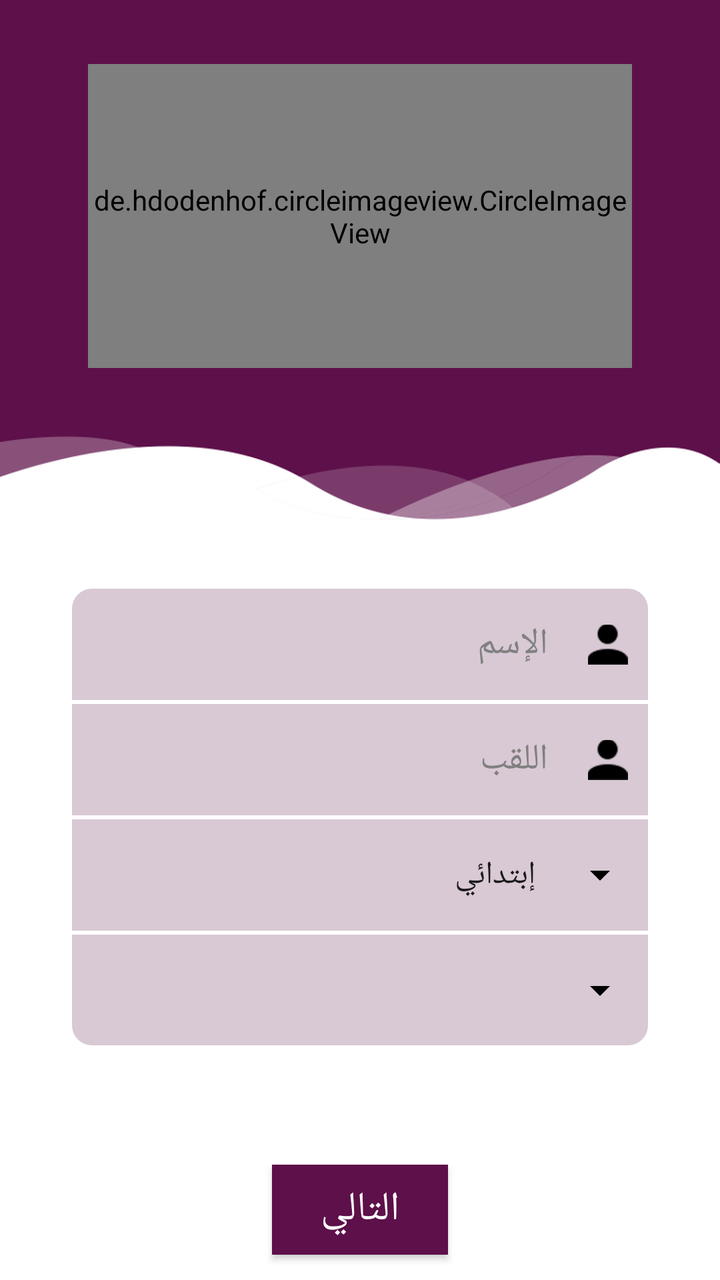
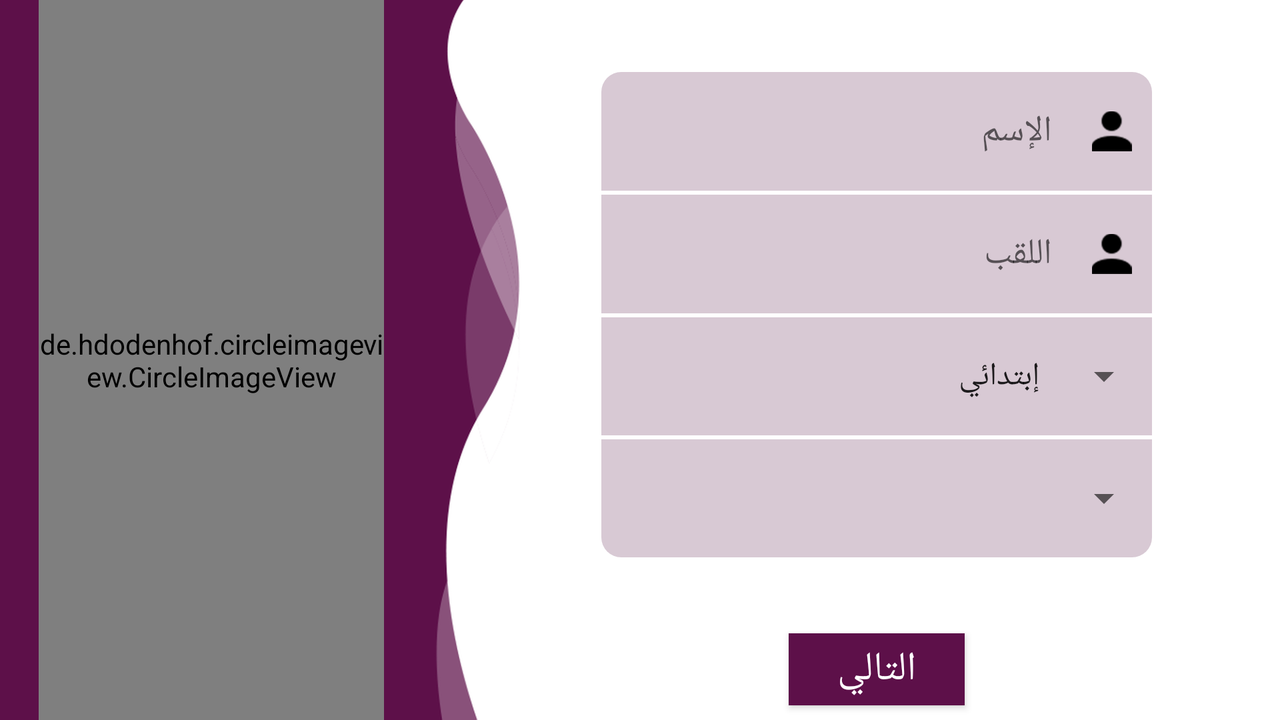

One screen, two layout resources from the same app: the default and the repository's alternative for another configuration. Each is rendered where Android would select it; the XML of both is given below.
<!-- AndroidManifest.xml: application theme AppTheme -->
<!-- res/layout/save_info_fragment_1.xml -->
<?xml version="1.0" encoding="utf-8"?>
<layout xmlns:android="http://schemas.android.com/apk/res/android"
    xmlns:app="http://schemas.android.com/apk/res-auto"
    xmlns:tools="http://schemas.android.com/tools">
    
        
            
            
    
    <android.support.constraint.ConstraintLayout
        android:layout_width="match_parent"
        android:layout_height="match_parent"
        android:background="@drawable/add_acount_background"
        tools:context=".SigneIn.Fragments.Fragment1">
        <de.hdodenhof.circleimageview.CircleImageView
            android:id="@+id/signeInImage"
            android:layout_width="0dp"
            android:layout_height="0dp"
            android:layout_marginBottom="8dp"
            android:layout_marginEnd="8dp"
            android:layout_marginLeft="8dp"
            android:layout_marginRight="8dp"
            android:layout_marginStart="8dp"
            android:layout_marginTop="32dp"
            android:src="@drawable/signe_in_holder"
            app:layout_constraintBottom_toTopOf="@+id/guideline2"
            app:layout_constraintEnd_toStartOf="@+id/guideline6"
            app:layout_constraintHorizontal_bias="0.498"
            app:layout_constraintStart_toStartOf="@+id/guideline5"
            app:layout_constraintTop_toTopOf="parent" />


        <android.support.constraint.Guideline
            android:id="@+id/guideline2"
            android:layout_width="wrap_content"
            android:layout_height="wrap_content"
            android:orientation="horizontal"
            app:layout_constraintGuide_percent="0.3" />

        <LinearLayout
            android:id="@+id/linearLayout2"
            android:layout_width="0dp"
            android:layout_height="0dp"
            android:orientation="vertical"
            app:layout_constraintBottom_toTopOf="@+id/guideline4"
            app:layout_constraintEnd_toStartOf="@+id/guideline6"
            app:layout_constraintStart_toStartOf="@+id/guideline5"
            app:layout_constraintTop_toTopOf="@+id/guideline3">

            <LinearLayout
                android:layout_width="match_parent"
                android:layout_height="match_parent"
                android:layout_marginBottom="2dp"
                android:layout_weight="1"
                android:background="@drawable/name_background"
                android:orientation="horizontal"
                android:paddingBottom="5dp"
                android:paddingLeft="10dp"
                android:paddingRight="10dp"
                android:paddingTop="5dp">

                
                <EditText
                        android:id="@+id/signe_in_name"
                        android:layout_width="match_parent"
                        android:layout_height="match_parent"
                        android:layout_marginRight="20dp"
                        android:layout_weight="1"
                        android:background="#00ffffff"
                        android:ems="10"
                        android:hint="@string/name"
                        android:inputType="textPersonName"
                        android:textDirection="rtl" android:textColor="#000" android:textColorHint="#808080"/>

                <ImageView
                    android:id="@+id/imageView1"
                    android:layout_width="20dp"
                    android:layout_height="match_parent"
                    android:layout_weight="0"
                    android:src="@drawable/add_acount_name_icon" />
            </LinearLayout>

            <LinearLayout
                android:layout_width="match_parent"
                android:layout_height="match_parent"
                android:layout_marginBottom="2dp"
                android:layout_weight="1"
                android:background="#D8C9D4"
                android:orientation="horizontal"
                android:paddingBottom="5dp"
                android:paddingLeft="10dp"
                android:paddingRight="10dp"
                android:paddingTop="5dp">

                

                <EditText
                        android:id="@+id/signeInPrenom"
                        android:layout_width="match_parent"
                        android:layout_height="match_parent"
                        android:layout_marginRight="20dp"
                        android:layout_weight="1"
                        android:background="#00ffffff"
                        android:ems="10"
                        android:hint="@string/famillyname"
                        android:inputType="textPersonName"
                        android:textDirection="rtl" android:textColor="#000" android:textColorHint="#808080"/>

                <ImageView
                    android:id="@+id/imageView2"
                    android:layout_width="20dp"
                    android:layout_height="match_parent"
                    android:layout_weight="0"
                    android:src="@drawable/add_acount_name_icon" />
            </LinearLayout>

            <LinearLayout
                android:layout_width="match_parent"
                android:layout_height="match_parent"
                android:layout_marginBottom="2dp"
                android:layout_weight="1"
                android:background="#D8C9D4"
                android:orientation="horizontal"
                android:paddingBottom="5dp"
                android:paddingLeft="10dp"
                android:paddingTop="5dp">

                <Spinner
                        android:id="@+id/signeInStage"
                        android:layout_width="match_parent"
                        android:layout_height="match_parent"
                        android:layout_weight="1"
                        android:entries="@array/stage"
                        style="@style/Widget.AppCompat.Light.ActionBar"
                        android:gravity="right"
                        android:spinnerMode="dropdown" android:popupBackground="#000" android:backgroundTint="#000"/>

            </LinearLayout>

            <LinearLayout
                android:layout_width="match_parent"
                android:layout_height="match_parent"
                android:layout_marginBottom="2dp"
                android:layout_weight="1"
                android:background="@drawable/year_background"
                android:orientation="horizontal"
                android:paddingBottom="5dp"
                android:paddingLeft="10dp"
                android:paddingTop="5dp">

                <Spinner
                        android:id="@+id/signeInYear"
                        android:layout_width="match_parent"
                        android:layout_height="match_parent"
                        android:layout_weight="1"
                        android:gravity="right"
                        android:spinnerMode="dropdown" android:backgroundTint="#000"/>

            </LinearLayout>

        </LinearLayout>

        <android.support.constraint.Guideline
            android:id="@+id/guideline3"
            android:layout_width="wrap_content"
            android:layout_height="wrap_content"
            android:orientation="horizontal"
            app:layout_constraintGuide_percent="0.46" />

        <android.support.constraint.Guideline
            android:id="@+id/guideline4"
            android:layout_width="wrap_content"
            android:layout_height="wrap_content"
            android:orientation="horizontal"
            app:layout_constraintGuide_percent="0.82" />

        <android.support.constraint.Guideline
            android:id="@+id/guideline5"
            android:layout_width="wrap_content"
            android:layout_height="wrap_content"
            android:orientation="vertical"
            app:layout_constraintGuide_percent="0.1" />

        <android.support.constraint.Guideline
            android:id="@+id/guideline6"
            android:layout_width="wrap_content"
            android:layout_height="wrap_content"
            android:orientation="vertical"
            app:layout_constraintGuide_percent="0.9" />

        <Button
            android:id="@+id/signeInNextBtn"
            android:layout_width="wrap_content"
            android:layout_height="0dp"
            android:background="@color/colorPrimary"
            android:text="@string/next"
            android:textColor="#fff"
            android:textSize="20sp"
            app:layout_constraintBottom_toTopOf="@+id/guideline8"
            app:layout_constraintEnd_toEndOf="parent"
            app:layout_constraintStart_toStartOf="parent"
            app:layout_constraintTop_toTopOf="@+id/guideline7" />

        <android.support.constraint.Guideline
            android:id="@+id/guideline7"
            android:layout_width="wrap_content"
            android:layout_height="wrap_content"
            android:orientation="horizontal"
            app:layout_constraintGuide_percent="0.91" />

        <android.support.constraint.Guideline
            android:id="@+id/guideline8"
            android:layout_width="wrap_content"
            android:layout_height="wrap_content"
            android:orientation="horizontal"
            app:layout_constraintGuide_percent="0.98" />

    </android.support.constraint.ConstraintLayout>

</layout>
<!-- resources referenced by this layout -->
<resources>
  <string-array name="stage">
          <item>إبتدائي</item>
          <item>متوسطة</item>
          <item>ثانوية</item>
          <item>جامعة</item>
      </string-array>
  <color name="colorPrimary">#5D1049</color>
  <!-- drawable add_acount_background: png bitmap (drawable-ldpi, 6746 bytes) -->
  <!-- drawable add_acount_name_icon: png bitmap (drawable, 785 bytes) -->
  <!-- drawable name_background (drawable) -->
  <?xml version="1.0" encoding="utf-8"?>
  <shape xmlns:android="http://schemas.android.com/apk/res/android">
      <solid android:color="#D8C9D4"/>
      <corners android:topLeftRadius="10dp" android:topRightRadius="10dp"/>
  
  </shape>
  <!-- drawable signe_in_holder: png bitmap (drawable, 14829 bytes) -->
  <!-- drawable year_background (drawable) -->
  <?xml version="1.0" encoding="utf-8"?>
  <shape xmlns:android="http://schemas.android.com/apk/res/android">
      <solid android:color="#D8C9D4"/>
      <corners android:bottomLeftRadius="10dp" android:bottomRightRadius="10dp"/>
  
  </shape>
  <string name="famillyname">اللقب</string>
  <string name="name">الإسم</string>
  <string name="next">التالي</string>
  <style name="AppTheme" parent="Theme.AppCompat.Light.DarkActionBar">
          <item name="colorPrimary">@color/colorPrimary</item>
          <item name="colorPrimaryDark">@color/colorPrimaryDark</item>
          <item name="colorAccent">@color/colorAccent</item>
      </style>
  <color name="colorPrimaryDark">#4F0A3A</color>
  <color name="colorAccent">#FF4081</color>
</resources>
<!-- res/layout-land/save_info_fragment_1.xml (the repository's variant of the layout above) -->
<!-- drawn on the phone turned sideways -->
<?xml version="1.0" encoding="utf-8"?>
<layout xmlns:android="http://schemas.android.com/apk/res/android"
    xmlns:app="http://schemas.android.com/apk/res-auto"
    xmlns:tools="http://schemas.android.com/tools">

    <data>
    </data>

    <android.support.constraint.ConstraintLayout
        android:layout_width="match_parent"
        android:layout_height="match_parent"
        android:background="@drawable/add_acount_background_landscape"
        tools:context=".signeIN.SigneInFragment1">

        <de.hdodenhof.circleimageview.CircleImageView
            android:id="@+id/signeInImage"
            android:layout_width="0dp"
            android:layout_height="0dp"
            android:src="@drawable/signe_in_holder"
            app:layout_constraintBottom_toBottomOf="parent"
            app:layout_constraintEnd_toStartOf="@+id/guideline6"
            app:layout_constraintStart_toStartOf="@+id/guideline5"
            app:layout_constraintTop_toTopOf="parent"
            app:layout_constraintVertical_bias="0.498" />


        <android.support.constraint.Guideline
            android:id="@+id/guideline2"
            android:layout_width="wrap_content"
            android:layout_height="wrap_content"
            android:orientation="horizontal"
            app:layout_constraintGuide_percent="0.1" />

        <LinearLayout
            android:id="@+id/linearLayout2"
            android:layout_width="0dp"
            android:layout_height="0dp"
            android:orientation="vertical"
            app:layout_constraintBottom_toTopOf="@+id/guideline4"
            app:layout_constraintEnd_toStartOf="@+id/guideline9"
            app:layout_constraintStart_toStartOf="@+id/guideline10"
            app:layout_constraintTop_toTopOf="@+id/guideline2">

            <LinearLayout
                android:layout_width="match_parent"
                android:layout_height="match_parent"
                android:layout_marginBottom="2dp"
                android:layout_weight="1"
                android:background="@drawable/name_background"
                android:orientation="horizontal"
                android:paddingBottom="5dp"
                android:paddingLeft="10dp"
                android:paddingRight="10dp"
                android:paddingTop="5dp">

                <EditText
                    android:id="@+id/signe_in_name"
                    android:layout_width="match_parent"
                    android:layout_height="match_parent"
                    android:layout_marginRight="20dp"
                    android:layout_weight="1"
                    android:background="#00ffffff"
                    android:ems="10"
                    android:hint="@string/name"
                    android:inputType="textPersonName"
                    android:textDirection="rtl" />

                <ImageView
                    android:id="@+id/imageView1"
                    android:layout_width="20dp"
                    android:layout_height="match_parent"
                    android:layout_weight="0"
                    android:src="@drawable/add_acount_name_icon" />
            </LinearLayout>

            <LinearLayout
                android:layout_width="match_parent"
                android:layout_height="match_parent"
                android:layout_marginBottom="2dp"
                android:layout_weight="1"
                android:background="#D8C9D4"
                android:orientation="horizontal"
                android:paddingBottom="5dp"
                android:paddingLeft="10dp"
                android:paddingRight="10dp"
                android:paddingTop="5dp">

                <EditText
                    android:id="@+id/signeInPrenom"
                    android:layout_width="match_parent"
                    android:layout_height="match_parent"
                    android:layout_marginRight="20dp"
                    android:layout_weight="1"
                    android:background="#00ffffff"
                    android:ems="10"
                    android:hint="@string/famillyname"
                    android:inputType="textPersonName"
                    android:textDirection="rtl" />

                <ImageView
                    android:id="@+id/imageView2"
                    android:layout_width="20dp"
                    android:layout_height="match_parent"
                    android:layout_weight="0"
                    android:src="@drawable/add_acount_name_icon" />
            </LinearLayout>

            <LinearLayout
                android:layout_width="match_parent"
                android:layout_height="match_parent"
                android:layout_marginBottom="2dp"
                android:layout_weight="1"
                android:background="#D8C9D4"
                android:orientation="horizontal"
                android:paddingBottom="5dp"
                android:paddingLeft="10dp"
                android:paddingTop="5dp">

                <Spinner
                    android:id="@+id/signeInStage"
                    android:layout_width="match_parent"
                    android:layout_height="match_parent"
                    android:layout_weight="1"
                    android:entries="@array/stage"
                    android:gravity="right"
                    android:spinnerMode="dropdown" />

            </LinearLayout>

            <LinearLayout
                android:layout_width="match_parent"
                android:layout_height="match_parent"
                android:layout_marginBottom="2dp"
                android:layout_weight="1"
                android:background="@drawable/year_background"
                android:orientation="horizontal"
                android:paddingBottom="5dp"
                android:paddingLeft="10dp"
                android:paddingTop="5dp">

                <Spinner
                    android:id="@+id/signeInYear"
                    android:layout_width="match_parent"
                    android:layout_height="match_parent"
                    android:layout_weight="1"
                    android:gravity="right"
                    android:spinnerMode="dropdown" />

            </LinearLayout>

        </LinearLayout>

        <android.support.constraint.Guideline
            android:id="@+id/guideline4"
            android:layout_width="wrap_content"
            android:layout_height="wrap_content"
            android:orientation="horizontal"
            app:layout_constraintGuide_percent="0.78" />

        <android.support.constraint.Guideline
            android:id="@+id/guideline5"
            android:layout_width="wrap_content"
            android:layout_height="wrap_content"
            android:orientation="vertical"
            app:layout_constraintGuide_percent="0.03" />

        <android.support.constraint.Guideline
            android:id="@+id/guideline6"
            android:layout_width="wrap_content"
            android:layout_height="wrap_content"
            android:orientation="vertical"
            app:layout_constraintGuide_percent="0.3" />

        <Button
            android:id="@+id/signeInNextBtn"
            android:layout_width="wrap_content"
            android:layout_height="0dp"
            android:background="@color/colorPrimary"
            android:text="@string/next"
            android:textColor="#fff"
            android:textSize="20sp"
            app:layout_constraintBottom_toTopOf="@+id/guideline8"
            app:layout_constraintEnd_toEndOf="parent"
            app:layout_constraintStart_toStartOf="@+id/guideline"
            app:layout_constraintTop_toTopOf="@+id/guideline7"
            app:layout_constraintVertical_bias="0.0" />

        <android.support.constraint.Guideline
            android:id="@+id/guideline7"
            android:layout_width="wrap_content"
            android:layout_height="wrap_content"
            android:orientation="horizontal"
            app:layout_constraintGuide_percent="0.88" />

        <android.support.constraint.Guideline
            android:id="@+id/guideline8"
            android:layout_width="wrap_content"
            android:layout_height="wrap_content"
            android:orientation="horizontal"
            app:layout_constraintGuide_percent="0.98" />

        <android.support.constraint.Guideline
            android:id="@+id/guideline"
            android:layout_width="wrap_content"
            android:layout_height="wrap_content"
            android:orientation="vertical"
            app:layout_constraintGuide_percent="0.37" />

        <android.support.constraint.Guideline
            android:id="@+id/guideline9"
            android:layout_width="wrap_content"
            android:layout_height="wrap_content"
            android:orientation="vertical"
            app:layout_constraintGuide_percent="0.9" />

        <android.support.constraint.Guideline
            android:id="@+id/guideline10"
            android:layout_width="wrap_content"
            android:layout_height="wrap_content"
            android:orientation="vertical"
            app:layout_constraintGuide_percent="0.47" />

    </android.support.constraint.ConstraintLayout>
</layout>
<!-- resources referenced by the variant -->
<!-- as the phone turned sideways resolves them -->
<resources>
  <string-array name="stage">
          <item>إبتدائي</item>
          <item>متوسطة</item>
          <item>ثانوية</item>
          <item>جامعة</item>
      </string-array>
  <color name="colorPrimary">#5D1049</color>
  <!-- drawable add_acount_background_landscape: png bitmap (drawable, 20259 bytes) -->
  <!-- drawable add_acount_name_icon: png bitmap (drawable, 785 bytes) -->
  <!-- drawable name_background (drawable) -->
  <?xml version="1.0" encoding="utf-8"?>
  <shape xmlns:android="http://schemas.android.com/apk/res/android">
      <solid android:color="#D8C9D4"/>
      <corners android:topLeftRadius="10dp" android:topRightRadius="10dp"/>
  
  </shape>
  <!-- drawable signe_in_holder: png bitmap (drawable, 14829 bytes) -->
  <!-- drawable year_background (drawable) -->
  <?xml version="1.0" encoding="utf-8"?>
  <shape xmlns:android="http://schemas.android.com/apk/res/android">
      <solid android:color="#D8C9D4"/>
      <corners android:bottomLeftRadius="10dp" android:bottomRightRadius="10dp"/>
  
  </shape>
  <string name="famillyname">اللقب</string>
  <string name="name">الإسم</string>
  <string name="next">التالي</string>
  <style name="AppTheme" parent="Theme.AppCompat.Light.DarkActionBar">
          <item name="colorPrimary">@color/colorPrimary</item>
          <item name="colorPrimaryDark">@color/colorPrimaryDark</item>
          <item name="colorAccent">@color/colorAccent</item>
      </style>
  <color name="colorPrimaryDark">#4F0A3A</color>
  <color name="colorAccent">#FF4081</color>
</resources>
